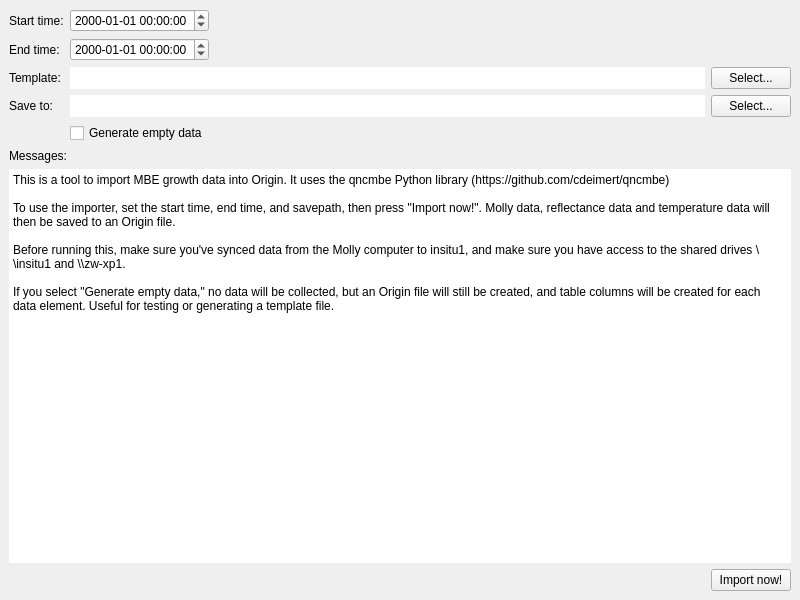
<?xml version="1.0" encoding="UTF-8"?>
<ui version="4.0">
 <class>MainWindow</class>
 <widget class="QMainWindow" name="MainWindow">
  <property name="geometry">
   <rect>
    <x>0</x>
    <y>0</y>
    <width>800</width>
    <height>600</height>
   </rect>
  </property>
  <property name="sizePolicy">
   <sizepolicy hsizetype="Preferred" vsizetype="Preferred">
    <horstretch>0</horstretch>
    <verstretch>0</verstretch>
   </sizepolicy>
  </property>
  <property name="minimumSize">
   <size>
    <width>0</width>
    <height>0</height>
   </size>
  </property>
  <property name="baseSize">
   <size>
    <width>0</width>
    <height>0</height>
   </size>
  </property>
  <property name="windowTitle">
   <string>Import MBE growth data to Origin</string>
  </property>
  <widget class="QWidget" name="centralwidget">
   <layout class="QVBoxLayout" name="verticalLayout">
    <item>
     <layout class="QGridLayout" name="gridLayout">
      <item row="5" column="3">
       <widget class="QPushButton" name="filepath_button">
        <property name="text">
         <string>Select...</string>
        </property>
       </widget>
      </item>
      <item row="5" column="0">
       <widget class="QLabel" name="filepath_label">
        <property name="text">
         <string>Save to:</string>
        </property>
       </widget>
      </item>
      <item row="6" column="1" colspan="2">
       <widget class="QCheckBox" name="empty_data_checkbox">
        <property name="text">
         <string>Generate empty data</string>
        </property>
       </widget>
      </item>
      <item row="3" column="1">
       <widget class="QDateTimeEdit" name="end">
        <property name="dateTime">
         <datetime>
          <hour>0</hour>
          <minute>0</minute>
          <second>0</second>
          <year>2000</year>
          <month>1</month>
          <day>1</day>
         </datetime>
        </property>
        <property name="displayFormat">
         <string>yyyy-MM-dd HH:mm:ss</string>
        </property>
       </widget>
      </item>
      <item row="3" column="0">
       <widget class="QLabel" name="end_label">
        <property name="text">
         <string>End time:</string>
        </property>
       </widget>
      </item>
      <item row="4" column="0">
       <widget class="QLabel" name="template_label">
        <property name="text">
         <string>Template:</string>
        </property>
       </widget>
      </item>
      <item row="1" column="0">
       <widget class="QLabel" name="start_label">
        <property name="text">
         <string>Start time:</string>
        </property>
       </widget>
      </item>
      <item row="3" column="2">
       <spacer name="horizontalSpacer_3">
        <property name="orientation">
         <enum>Qt::Horizontal</enum>
        </property>
        <property name="sizeHint" stdset="0">
         <size>
          <width>40</width>
          <height>20</height>
         </size>
        </property>
       </spacer>
      </item>
      <item row="1" column="1">
       <widget class="QDateTimeEdit" name="start">
        <property name="dateTime">
         <datetime>
          <hour>0</hour>
          <minute>0</minute>
          <second>0</second>
          <year>2000</year>
          <month>1</month>
          <day>1</day>
         </datetime>
        </property>
        <property name="displayFormat">
         <string>yyyy-MM-dd HH:mm:ss</string>
        </property>
       </widget>
      </item>
      <item row="5" column="1" colspan="2">
       <widget class="QLabel" name="filepath">
        <property name="autoFillBackground">
         <bool>false</bool>
        </property>
        <property name="styleSheet">
         <string notr="true">background: white</string>
        </property>
        <property name="frameShape">
         <enum>QFrame::NoFrame</enum>
        </property>
        <property name="text">
         <string/>
        </property>
        <property name="wordWrap">
         <bool>true</bool>
        </property>
        <property name="textInteractionFlags">
         <set>Qt::LinksAccessibleByMouse|Qt::TextSelectableByMouse</set>
        </property>
       </widget>
      </item>
      <item row="4" column="1" colspan="2">
       <widget class="QLabel" name="template_file">
        <property name="styleSheet">
         <string notr="true">background: white</string>
        </property>
        <property name="text">
         <string/>
        </property>
        <property name="wordWrap">
         <bool>true</bool>
        </property>
        <property name="textInteractionFlags">
         <set>Qt::LinksAccessibleByMouse|Qt::TextSelectableByMouse</set>
        </property>
       </widget>
      </item>
      <item row="4" column="3">
       <widget class="QPushButton" name="template_button">
        <property name="text">
         <string>Select...</string>
        </property>
       </widget>
      </item>
     </layout>
    </item>
    <item>
     <widget class="QLabel" name="label">
      <property name="text">
       <string>Messages:</string>
      </property>
     </widget>
    </item>
    <item>
     <widget class="QPlainTextEdit" name="runtime_messages">
      <property name="sizePolicy">
       <sizepolicy hsizetype="Expanding" vsizetype="Expanding">
        <horstretch>0</horstretch>
        <verstretch>0</verstretch>
       </sizepolicy>
      </property>
      <property name="minimumSize">
       <size>
        <width>0</width>
        <height>0</height>
       </size>
      </property>
      <property name="baseSize">
       <size>
        <width>0</width>
        <height>0</height>
       </size>
      </property>
      <property name="styleSheet">
       <string notr="true"/>
      </property>
      <property name="frameShape">
       <enum>QFrame::NoFrame</enum>
      </property>
      <property name="frameShadow">
       <enum>QFrame::Plain</enum>
      </property>
      <property name="lineWidth">
       <number>1</number>
      </property>
      <property name="readOnly">
       <bool>true</bool>
      </property>
      <property name="plainText">
       <string>This is a tool to import MBE growth data into Origin. It uses the qncmbe Python library (https://github.com/cdeimert/qncmbe)

To use the importer, set the start time, end time, and savepath, then press &quot;Import now!&quot;. Molly data, reflectance data and temperature data will then be saved to an Origin file.

Before running this, make sure you've synced data from the Molly computer to insitu1, and make sure you have access to the shared drives \\insitu1 and \\zw-xp1.

If you select &quot;Generate empty data,&quot; no data will be collected, but an Origin file will still be created, and table columns will be created for each data element. Useful for testing or generating a template file.</string>
      </property>
      <property name="tabStopWidth">
       <number>85</number>
      </property>
      <property name="backgroundVisible">
       <bool>false</bool>
      </property>
     </widget>
    </item>
    <item>
     <layout class="QHBoxLayout" name="horizontalLayout_4">
      <item>
       <spacer name="horizontalSpacer_2">
        <property name="orientation">
         <enum>Qt::Horizontal</enum>
        </property>
        <property name="sizeHint" stdset="0">
         <size>
          <width>40</width>
          <height>20</height>
         </size>
        </property>
       </spacer>
      </item>
      <item>
       <widget class="QPushButton" name="import_button">
        <property name="text">
         <string>Import now!</string>
        </property>
       </widget>
      </item>
     </layout>
    </item>
   </layout>
  </widget>
 </widget>
 <tabstops>
  <tabstop>start</tabstop>
  <tabstop>end</tabstop>
  <tabstop>template_button</tabstop>
  <tabstop>filepath_button</tabstop>
  <tabstop>empty_data_checkbox</tabstop>
  <tabstop>runtime_messages</tabstop>
  <tabstop>import_button</tabstop>
 </tabstops>
 <resources/>
 <connections/>
</ui>
